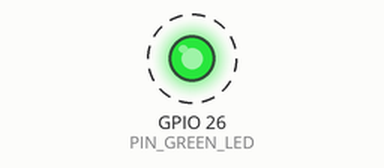
Simulated run of this program. Board: ESP32-C6. Parts: output pins drawn as LEDs (lit = HIGH). Dashed ring = blinking. What the program prints to the serial monitor is not drawn.

Above: at 0.5 s.
Timing chart, 0 to 3.3 s (numbered marks = the images above):
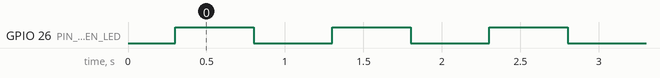

Measured:
- by itself, GPIO 26 (PIN_GREEN_LED): alternates HIGH for 0.50 s and LOW for 0.50 s

The program:

main.cpp
```cpp
#include <Arduino.h>
#include "pins.h"

static void setLed(bool on) {
  digitalWrite(PIN_GREEN_LED, on ? HIGH : LOW);
  Serial.printf("GPIO26=%s, green LED %s\n", on ? "HIGH" : "LOW", on ? "ON" : "OFF");
}

void setup() {
  Serial.begin(115200); delay(300);
  pinMode(PIN_GREEN_LED, OUTPUT);
  Serial.println("ZLX-ESP32-2 (C5) GPIO26 green LED example");
}

void loop() {
  setLed(true); delay(500);
  setLed(false); delay(500);
}
```

pins.h
```cpp
#pragma once
#include <Arduino.h>

// ZLX-ESP32-2 (C5) / ESP32-C5-WROOM-1U-N8R8 GPIO map
static constexpr int PIN_GPS_TX       = 0;   // MCU RX <- GPS TX
static constexpr int PIN_BAT_ADC      = 1;
static constexpr int PIN_SD_MISO      = 2;
static constexpr int PIN_RTP_DOUT     = 3;
static constexpr int PIN_RTP_SCK      = 4;
static constexpr int PIN_RTP_DIN      = 5;
static constexpr int PIN_LCD_SCK      = 6;
static constexpr int PIN_LCD_MOSI     = 7;
static constexpr int PIN_AUDIO_PWM    = 8;
static constexpr int PIN_GPS_RX       = 9;   // MCU TX -> GPS RX
static constexpr int PIN_LCD_CS       = 10;
static constexpr int PIN_LCD_BL       = 13;
static constexpr int PIN_LCD_DC       = 14;
static constexpr int PIN_RTP_CS       = 23;
static constexpr int PIN_AMP_EN       = 24;
static constexpr int PIN_RTP_IRQ      = 25;
static constexpr int PIN_GREEN_LED    = 26;
static constexpr int PIN_SD_CS        = 27;
static constexpr int PIN_BOOT_AUTO    = 28;

static constexpr bool BOOT_ACTIVE_LOW      = true;
static constexpr bool AMP_EN_ACTIVE_HIGH   = true;
static constexpr bool GREEN_LED_ACTIVE_LOW = false; // HIGH = ON
static constexpr bool LCD_BL_ACTIVE_HIGH   = true;
```
